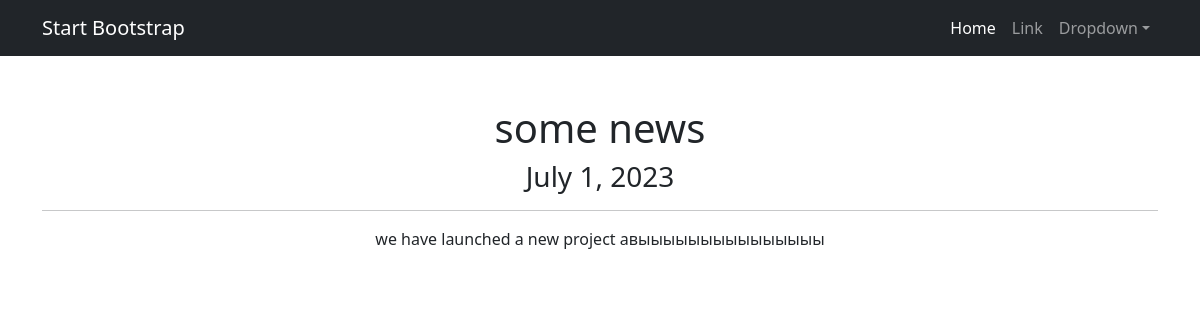
Page /posts/3 on the committed database.
### news/models.py (models this page shows, shortened)
class Post(models.Model):
    post_author = models.ForeignKey(Author, on_delete=models.CASCADE)
    post_category = models.ManyToManyField(Category)
    article = 'A'
    news = 'N'
    POSITIONS = [
        (article, 'Статья'),
        (news, 'Новость'),
    ]
    category = models.CharField(max_length=1, choices=POSITIONS, default=news)
    date_created = models.DateField(auto_now_add=True)
    title = models.CharField(max_length=50)
    content = models.TextField()
    post_rate = models.IntegerField(default=0)

### news/views.py (the view)
# urls.py: path('<int:pk>', PostDetail.as_view(), name='post_detail'),
class PostDetail(DetailView):
    model = Post
    template_name = 'post.html'
    context_object_name = 'post'

### news/templatetags/custom_filters.py (called while the page is built)
@register.filter()
def censor(value):
    for bw in bad_words:
        try:
            value = value.lower().replace(bw.lower(), bw[0] + '*' * (len(bw) - 1))
        except AttributeError:
            print('Цензура не может быть применена к числам')
    return value

### templates/post.html (shortened to what this page needs)
{% extends 'flatpages/default.html' %}
{% load custom_filters %}
{% block content %}
<h1>{{ post.title|censor }}</h1>
<h3>{{ post.date_created }}</h3>
<hr>
<p>{{ post.content|censor }}</p>
{% endblock content %}

### rows in the picture
Post: title|censor "some news", date_created "July 1, 2023", content|censor "we have launched a new project авыыыыыыыыыыыыыыы"
